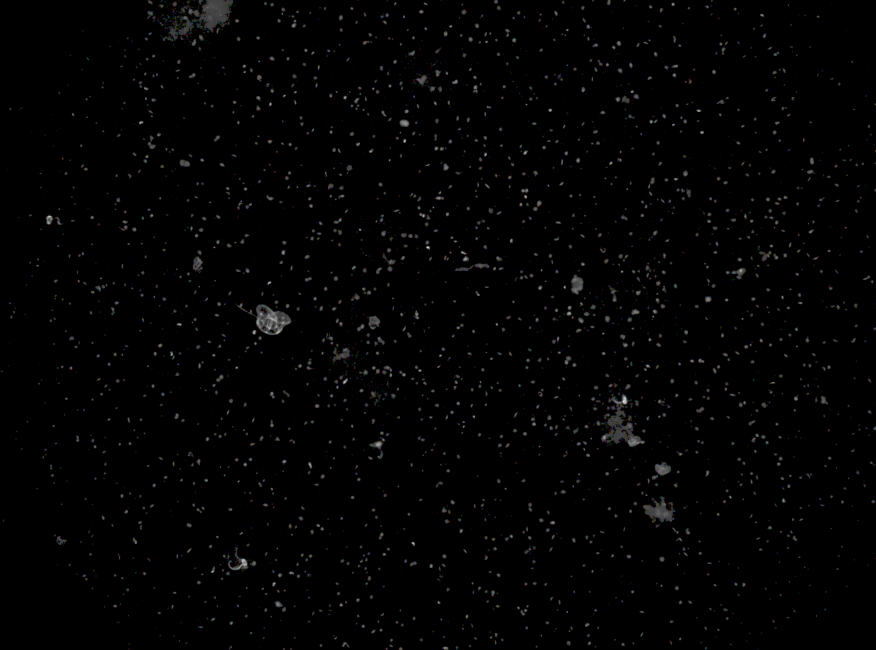
#> input picture assets/SHRINK-SPC-UW-1501200429144329-32334591114-000055.png, 1752 x 1300 px (shown at 1/2 size); its folder holds only this picture in this run
$ jupyter execute mod2_region_finding.ipynb   (older library calls are emulated)
#> lines starting #> are read from the running program, lines starting #| are printed output that depends on the picture; after the words box and inside, x2 and y2 are one past the last pixel; in counts of white or black regions, pixels touching at a corner belong together; long printed decimals are rounded
# Module 2 - Image Segmentation and Region Finding

Before the popularization of neural networks, engineers and scientists spent lots of time developing routines to crop out regions of an images. This process of image segmentation and region finding is the first step to classifying images with margin and ensemble classifiers. Once the regions of interest are detected, features can be extracted to train, test, and apply a classifier.

These techniques are useful for preprocessing data raw data and generating image metrics that preserve the original, physical scale of the data. It also provides a helpful baseline to compare against deep methods.

As with any python application, we first import the necessary libraries.

[cell 1]
import numpy as np
import cv2
import skimage
from skimage import filters, morphology, measure, color
from scipy import ndimage
import sys
import glob
import os
import matplotlib.pyplot as plt
import matplotlib.patches as ptch

We have added a new library to work with: skimage, short for Scikit-Image. This is another image processing toolbox that adds additonal functionality to OpenCV.

To start with, we will pull up a raw SPC image. This is what is directly captured on the sensor *in situ*.

[cell 2]
# get the file path of the image in the directory
ptf = glob.glob(os.path.join(os.getcwd(), 'computer-vision-workshop/assets', 'SHRINK-SPC*'))
print(ptf[0])

# We will grab the first item in the list
img = cv2.imread(ptf[0])
#> img is the input picture: shape (1300, 1752, 3); mean B, G, R 2.6, 2.6, 2.6

# change to

# now display it so we can see what we are working with
plt.imshow(img)

This does not look like much. Indeed, most of the full frame image is empty space. But take a closer look. Try taking a subimage from the full frame. Constrain the height between 550 and 700  and the width between 400 and 600.

[cell 3]
img_sub = img[550:700, 400:600]
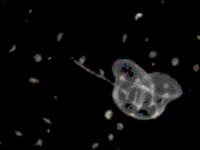
#> img_sub: shape (150, 200, 3); mean B, G, R 10.6, 10.6, 10.6
plt.imshow(img_sub)

A human can go through and grab everything out of the frame in this manner, but it would be time consuming. Instead, we can use edge detection to find all the objects.

## Region finding

There are many ways to find regions in an image. The specific method choosen for your data very much depends on the type of images and the background. We will just explore a few here.

It is important to note that none of these are completely fool proof. They all require some amount of human effort to emprically set parameters that dictate the behavior of the algorithm. It is important to test the fidelity of the code under many different conditions to ensure that it is behaving as expected.

### Thresholding

If the image background is uniform enough, setting a binary threshold to find pixels above a certain value might be sufficent.

[cell 4]
# first make a copy of the full image as a gray scale image
img_gray = cv2.cvtColor(img, cv2.COLOR_BGR2GRAY)

# now look at some of the image parameters. here we will use numpy to compute a few things
print("the max px: ", str(np.max(img_gray)))
#| the max px:  242
print("the min px: ", str(np.min(img_gray)))
#| the min px:  0
print("the mean px: ", str(np.mean(img_gray)))
#| the mean px:  2.619

Given that most of the image is that minimum value or close to it, the mean might be an effective filter.

[cell 5]
# use numpy to select the pixels and scale it
img_thresh = np.where(img_gray < np.mean(img_gray), 0., 1.0)
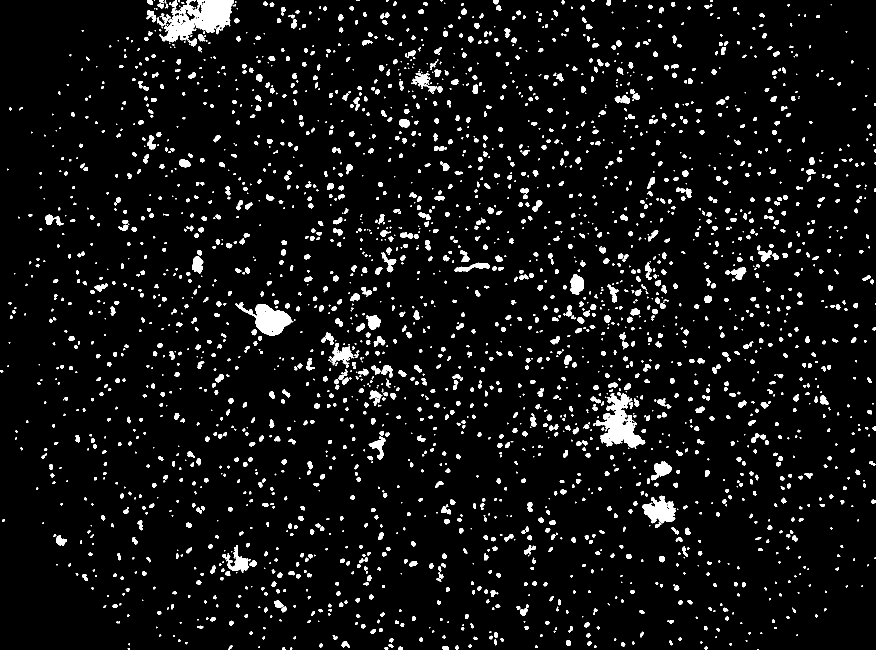
#> img_thresh: shape (1300, 1752) float64 (shown at 1/2 size); values 0 (black) and 1 (white), 6% white; 2749 white regions (994 under 20 px), largest, box (x1, y1, x2, y2) and area: (319, 0, 468, 85) 6702, (1186, 786, 1291, 898) 4934, (470, 605, 587, 671) 3412

# this time plot the whole image and the subregion next to each other
fig, ax = plt.subplots(1, 2)  # subplots allow defining two sets of axes
ax[0].imshow(img_thresh, cmap='gray') # they can then be accessed numerically
ax[1].imshow(img_thresh[550:700, 400:600], cmap='gray')
plt.show()

The mean threholded image is kind of noisy. One option is to empirically pick several other threshold values and see how they work. Fortunately, there is an algorithmic approach.

Otsu's method searches for a threshold in the image by examining it's intensity histogram.

[cell 6]
# Make an intensity histogram.
# ravel flattens the array, 256 is the number of bins, and [0, 256]
plt.hist(img_gray.ravel(), 256, [0, 256])
plt.show()
#> figure, not shown here; tallest bar 2133825 high, from x = 0 to 1

This displays the number of pixels in each bin. Clearly the most common bin is zero (ie black). This is akin to an intensity histogram you might use in Photoshop or iPhoto to mess with an images color. Zoom in to see more structure.

[cell 7]
# zoom in on the intensity plot
plt.hist(img_gray.ravel(), 256, [0, 256])
plt.ylim([0, 10000])
plt.show()
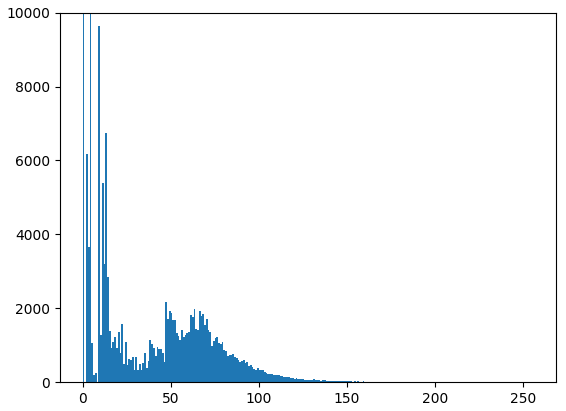
#> figure drawn by matplotlib, 1 panel; tallest bar 2133825 high, from x = 0 to 1

Now we see that there are two peaks in the gray scale image. Otsu's method attempts to find a threshold that minimizes the variance of the pixels on either side of the boundary.

[cell 8]
# use the skimage implimentation of Otsu's method
thresh = filters.threshold_otsu(img_gray)
#> thresh = 34
print("Otsu threshold: ", str(thresh))
#| Otsu threshold:  34

# now plot it on the intensity histogram
plt.hist(img_gray.ravel(), 256, [0, 256])
plt.ylim([0, 10000])
plt.axvline(x=thresh, color='r')
plt.show()
#> figure, not shown here; tallest bar 2133825 high, from x = 0 to 1

This might be more effective than using the mean.

[cell 9]
img_otsu = np.where(img_gray < thresh, 0., 1.0)
#> img_otsu: shape (1300, 1752) float64; values 0 (black) and 1 (white), 3.4% white; 3019 white regions (1762 under 20 px), largest, box (x1, y1, x2, y2) and area: (1202, 788, 1290, 894) 3168, (376, 0, 466, 65) 3134, (511, 609, 583, 670) 2804

# plot the whole image and the subregion next to each other
fig, ax = plt.subplots(1, 2)  # subplots allow defining two sets of axes
ax[0].imshow(img_otsu, cmap='gray') # they can then be accessed numerically
ax[1].imshow(img_otsu[550:700, 400:600], cmap='gray')
plt.show()

While not perfect, Otsu's threshold helped element a lot of the small noise particles.

Generally speaking, thresholding will discard a good amount of information. It works pretty well on SPC images because the foreground pixels are so distinct from the dark background. But you can see how difficult it would be to select a value that would grab all the stuff you are interested in a more complex image.

### Filtering

Another good option for selecting regions in an image is *filtering*. An image filter is a sliding window that is dragged across an image to perform an operation in a neighboorhood around every pixel. A 3x3 median fitler, for example, computes the median value in a 3x3 window around the central pixel. In general, filters have odd numbered dimensions.

Akin to acoustics, filtering images can be described mathematically as a 2D convolution. That means the computer can cast the filtering operation as a multiplication in frequency space, rather than iteratively computing a value at every index. The details go beyond the scope of the tutorial.

There are many different operations that are done with filtering. In fact, convolutional neural networks make use of filters in the feature extraction phase. Here, we will use them to find edges.

#### Edge detection
Edges in images can be modeled as high frequency component of the image matrix. In other words, edges tend to be sharp discontinuities in pixel values. In the image we are working with, the pixels containing the plankton are bright and the background is dark. Where the pixels transition from light to dark will show up as an edge in the image.

We can exploit this to search for edges. First, try out a *Laplacian filter* -- a filter that computes the second derivative within the window.

[cell 10]
# Use a laplacian filter from OpenCV
img_laplace = cv2.Laplacian(img_gray, cv2.CV_16UC1, ksize=1)

# plot the whole image and the subregion next to each other
fig, ax = plt.subplots(1, 2)  # subplots allow defining two sets of axes
ax[0].imshow(img_laplace, cmap='gray')
ax[1].imshow(img_laplace[550:700, 400:600], cmap='gray')

The second arguement in the Laplacian command specifies the image depth, or data type of the output. We set it to uint16 to increase the percision of the computation. This is not always necessary, but it helps for a mostly empty image. *ksize* specificies the kernel size. ksize=1 gives us a kernal that look likes this:

$$\left[
\begin{matrix}
0 & 1 & 0 \\
1 & -4 & 1 \\
0 & 1 & 0
\end{matrix}
 \right] $$

The 3x3 neighborhood around each pixel is multiplied by this matrix.The resulting values are all added together to get the output for the index at the center.

This output looks better at a birds eye view. Take a closer look the gelatinous region.

[cell 11]
# select subregion and plot
plt.imshow(img_laplace[550:700, 400:600], cmap='gray')

We have found the outline of all the objects of the in the image. And we are starting to resolve some of the structure in the body of the organism itself.

#### Canny edge detector

The Canny edge detector is a multistage algorithm for edge detection written by John Canny in 1986. It works very well in many cases and is a common element of an image processors toolbox. There are 4 steps:

1. Noise reduction -- generally done with a Gaussian smoothing filter. Basically, make the image a little blurry.
2. Finding intensity gradients with a filter similar to the Laplacian.
3. Non-maximal suppresion forceses the edges to be thin. This stage outputs a binary images with the range [0 255].
4. Hysteresis thresholding determines which edges are real. This is done based on the minimum and maximum values the engineer gives the algorthm. A value above the max is sure to be an edge. A value below the minimum is sure *not* to be an edge. In between the max and the min, the algorithm checks to see if a line segement connects to a sure edge.

Setting the both the max and minimum values for the hysteresis thresholding high makes the edge detector more conservative. These thresholds need to be tinkered with empirically.

[cell 12]
# run canny
img_canny = cv2.Canny(img_gray, 150, 225)
#> img_canny: shape (1300, 1752); 2% white in thin lines or dots

plt.imshow(img_canny, cmap='gray')

[cell 13]
plt.imshow(img_canny[550:700, 400:600], cmap='gray')

Try changing the max and min values of the threshold to see what you get.

### Extracting regions

Pulling out smaller regions from an image requries locating the desired objects. There are many algorithms implimented in both OpenCV and skimage to find region in an image. Here, we will illustrate the use of skimage's *label* routine.

*label* uses connected component analysis to locate and label regions in an image. It checks each pixel to see how many neighboring pixels are in the foreground. Once it crawls all the pixels in a region, it gives the region a numeric label. The process repeats itself until all pixesl have been considered.

To aid the process, it is good practice to use a morphological operators to connect edges and complete outlines. Morhpological opening and closing drag a *structuring element* -- a predefined shape used to probe foreground regions in a binary image.

Here we will use morphological closing. This routine will close small dark spots in otherwise complete objects. For this example, let's work with the Otsu thresholded image. We will use a square structuring element 5 pixel edges.

[cell 14]
img_close = morphology.closing(img_otsu, morphology.square(5))
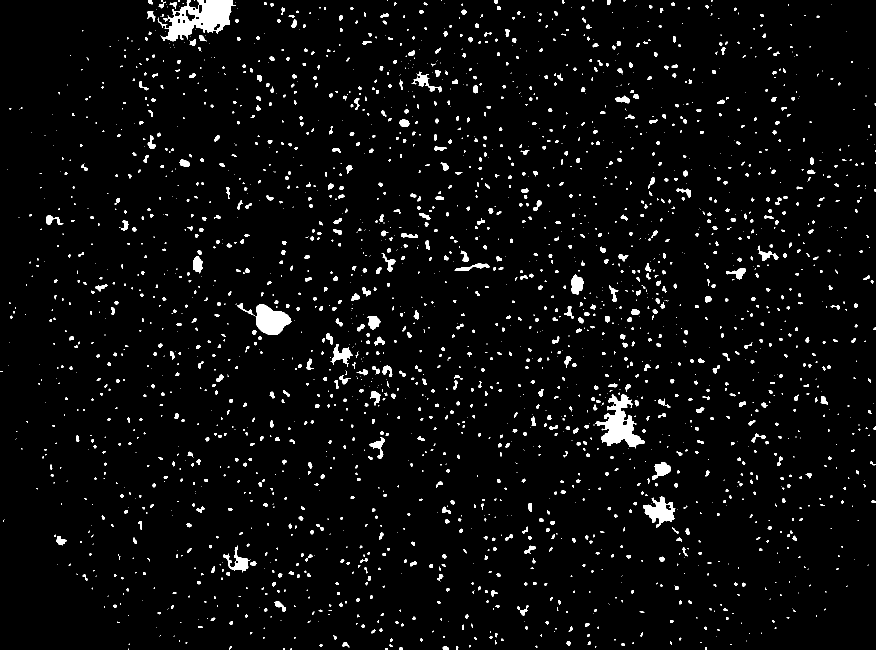
#> img_close: shape (1300, 1752) float64 (shown at 1/2 size); values 0 (black) and 1 (white), 3.7% white; 2521 white regions (1357 under 20 px)

# plot the whole image and the subregion next to each other
fig, ax = plt.subplots(1, 2)  # subplots allow defining two sets of axes
ax[0].imshow(img_close, cmap='gray')
ax[1].imshow(img_close[550:700, 400:600], cmap='gray')

Now compare the original Otsu mask with the closed one.

[cell 15]
# plot the whole image and the subregion next to each other
fig, ax = plt.subplots(1, 2)  # subplots allow defining two sets of axes
ax[0].imshow(img_otsu[550:700, 400:600], cmap='gray')
ax[1].imshow(img_close[550:700, 400:600], cmap='gray')

With these complete masks we can now use skimage's region labeling. It will decide if a pixel belongs in a region by checking its connectivety using 8 neighbors. Consider the following grid:

$$\begin{matrix}
0 & 0 & 0 \\
0 & 1 & 0 \\
0 & 0 & 0
\end{matrix}$$

The pixel in the center is one, but all its neighbors are zero. Since it is not connected to anything else, it will be its own regions.

$$\begin{matrix}
1 & 0 & 0 \\
1 & 1 & 0 \\
1 & 0 & 0
\end{matrix}$$

The pixel in the center of this grid, however, will be a part of the region defined by the neighbors to it's left. When using 8-neighbor connectivity, any value of 1 in the pixels around the center will register as a contiguous region.

[cell 16]
# pass the label routine the closed image to register connected regions.
label_img = morphology.label(img_close, background=0)
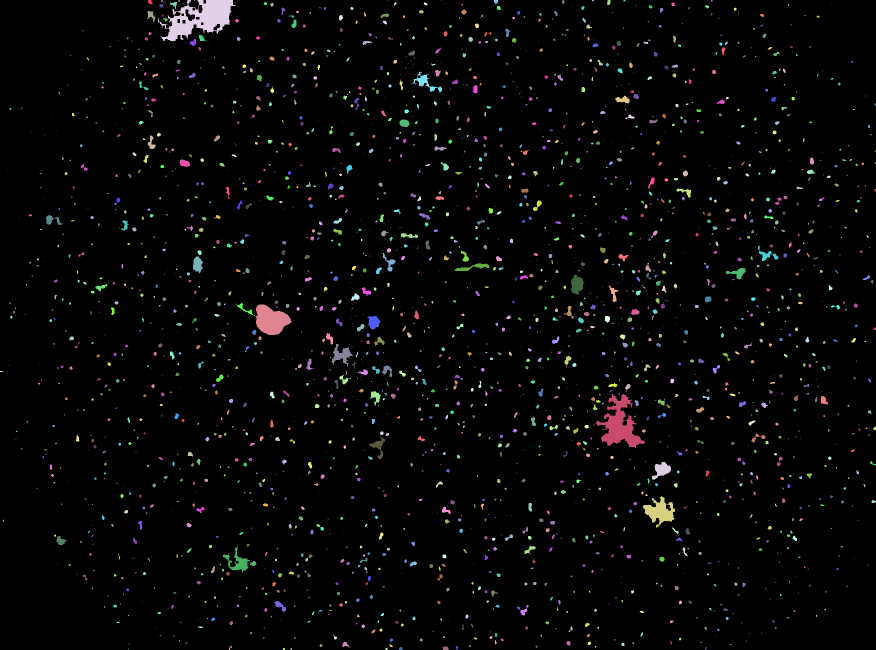
#> label_img: shape (1300, 1752) int64 (shown at 1/2 size); 2522 distinct labels, from 0 to 2521; one colour per label, 0 black
lab_img_color = color.label2rgb(label_img, image=img_gray)

# plot the whole image and the subregion next to each other
fig, ax = plt.subplots(1, 2)  # subplots allow defining two sets of axes
ax[0].imshow(lab_img_color, cmap='gray')
ax[1].imshow(lab_img_color[550:700, 400:600], cmap='gray')
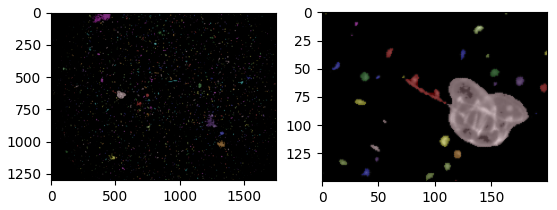
#> figure drawn by matplotlib, 2 panels

The colors correspond to different labeled regions. We can now feed this to labeled image to skimages *regionprops*, a routine that computes lots of information about a region based on the pixels inside it. For now, we will just use it compute the area -- the total number of pixels in the labeled region -- and the dimensions of a bounding boxes.

[cell 17]
# The last arguement is a list of features to pull out of each region
props = measure.regionprops(label_img, img_gray, ['Area', 'BoundingBox'])
#> props = 2521 regions; largest, box (x1, y1, x2, y2) and area: (315, 0, 471, 83) 6201, (1190, 788, 1290, 897) 4450, (511, 609, 583, 670) 2933, (1286, 992, 1351, 1055) 1953, (446, 1091, 501, 1145) 892

# The length of this vector correspond to the number of regions found
print("The number of regions is: ", str(len(props)))
#| The number of regions is:  2521

That is a lot! regionprops grabbed all the little bits of detritus in the image. We can filter by area to only examine the biggest regions in the original image.

[cell 18]
# first open up the original gray scale image as a background
fig, ax = plt.subplots()
ax.imshow(img_gray, cmap = 'gray')

# initalize an empty vector to store all the bounding boxes
prop_out = []

# set the area threshold
area_thresh = 500

# iterate through the regions
for prop in props:

    # only select those with an area bigger than the threshold area
    if prop.area > area_thresh:

        # save a list of the big ones
        prop_out.append(prop.bbox)

        # Bounding box returns the coordinates of the miniumn and maximum row and column locations as:
        # [min_row, min_col, max_row, max_col]
        # We can use those values to generate a box in the image.
        rect = ptch.Rectangle((prop.bbox[1], prop.bbox[0]), prop.bbox[3] - prop.bbox[1], prop.bbox[2] - prop.bbox[0],
                          fill=False, edgecolor='red', linewidth=2)

        ax.add_patch(rect)
#> after the loop, prop_out = [(0, 315, 83, 471), (143, 823, 185, 884), (549, 1142, 589, 1167), (609, 511, 670, 583), (688, 661, 733, 706), (788, 1190, 897, 1290), (924, 1304, 959, 1342), (992, 1286, 1055, 1351), (1091, 446, 1145, 501)]

plt.show()
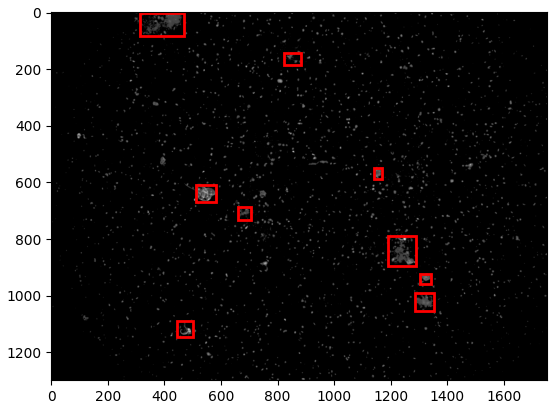
#> figure drawn by matplotlib, 1 panel

# state how many regions fit the critieria
print(str(len(prop_out)), " regions over ", str(area_thresh), " pixels")
#| 9  regions over  500  pixels

We can now iterate through each of these and crop out the regions in side the bounding box.

[cell 19]
# iterate through the regions and cut out the pixels from the original image.
# first add some padding around the region to make sure the bounding box doesn't cut anything off.
# here we will use half the width, effectively doubling the size of the boundary.

# first initalize a dictionary to store the output. This will allow us to store arrays of different sizes.
roi_out = dict()

# define an flag to count off the regions
flag = 0

for bbox in prop_out:

    # first, get the height and width of the box
    width = bbox[3] - bbox[1]
    height = bbox[2] - bbox[0]

    # now we will define the upper left corner of the box
    # make sure the values are integers for indexing with np.floor
    yy = bbox[1] - np.floor(width/2)
    xx = bbox[0] - np.floor(height/2)

    # force xx and yy to be integers
    xx = int(xx)
    yy = int(yy)

    # if either of the values are negative, force them to zero
    # this makes sure we get regions at the edge
    if xx < 0:
        xx = 0

    if yy < 0:
        yy = 0

    # now extract the region
    roi_temp = img_gray[xx:xx+2*width, yy:yy+2*height]

    # create a dictionary key with an f-string
    out_str = f"roi_{flag}"

    # save it out
    roi_out[out_str] = roi_temp

    # make sure to increase the value of the string
    flag += 1
#> this loop made 9 passes
#> (bbox, width, height, out_str) on passes 1 to 9: ((0, 315, 83, 471), 156, 83, 'roi_0'), ((143, 823, 185, 884), 61, 42, 'roi_1'), ((549, 1142, 589, 1167), 25, 40, 'roi_2'), ((609, 511, 670, 583), 72, 61, 'roi_3'), ((688, 661, 733, 706), 45, 45, 'roi_4'), ((788, 1190, 897, 1290), 100, 109, 'roi_5'), ((924, 1304, 959, 1342), 38, 35, 'roi_6'), ((992, 1286, 1055, 1351), 65, 63, 'roi_7'), ((1091, 446, 1145, 501), 55, 54, 'roi_8')
#> pass 1, `roi_temp = img_gray[xx:xx+2*width, yy:yy+2*height]`:
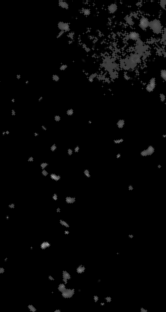
#> roi_temp: shape (312, 166); min 0, max 160, mean 4.8
#> pass 2, `roi_temp = img_gray[xx:xx+2*width, yy:yy+2*height]`:
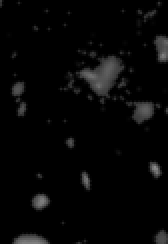
#> roi_temp: shape (122, 84) (shown 2 times larger); min 0, max 139, mean 6.4
#> pass 3, `roi_temp = img_gray[xx:xx+2*width, yy:yy+2*height]`:
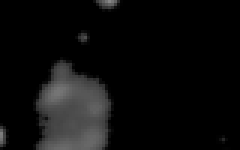
#> roi_temp: shape (50, 80) (shown 3 times larger); min 0, max 135, mean 12.5
#> after the loop, flag = 9; roi_out = 9 items

print('Created ', str(flag), ' rois')
#| Created  9  rois

Now, loop through the dictonary to see what the results look like.

[cell 20]
# loop over all the keys (roi names) in the dictonary
for kk in roi_out.keys():
    # create a new figure
    plt.figure()

    # turn off the axis numbers to make it a bit more readable
    plt.xticks([])
    plt.yticks([])

    # label each ROI
    plt.title(kk)

    # show it in gray scale
    plt.imshow(roi_out[kk], cmap='gray')
    plt.show()
#> this loop made 9 passes
